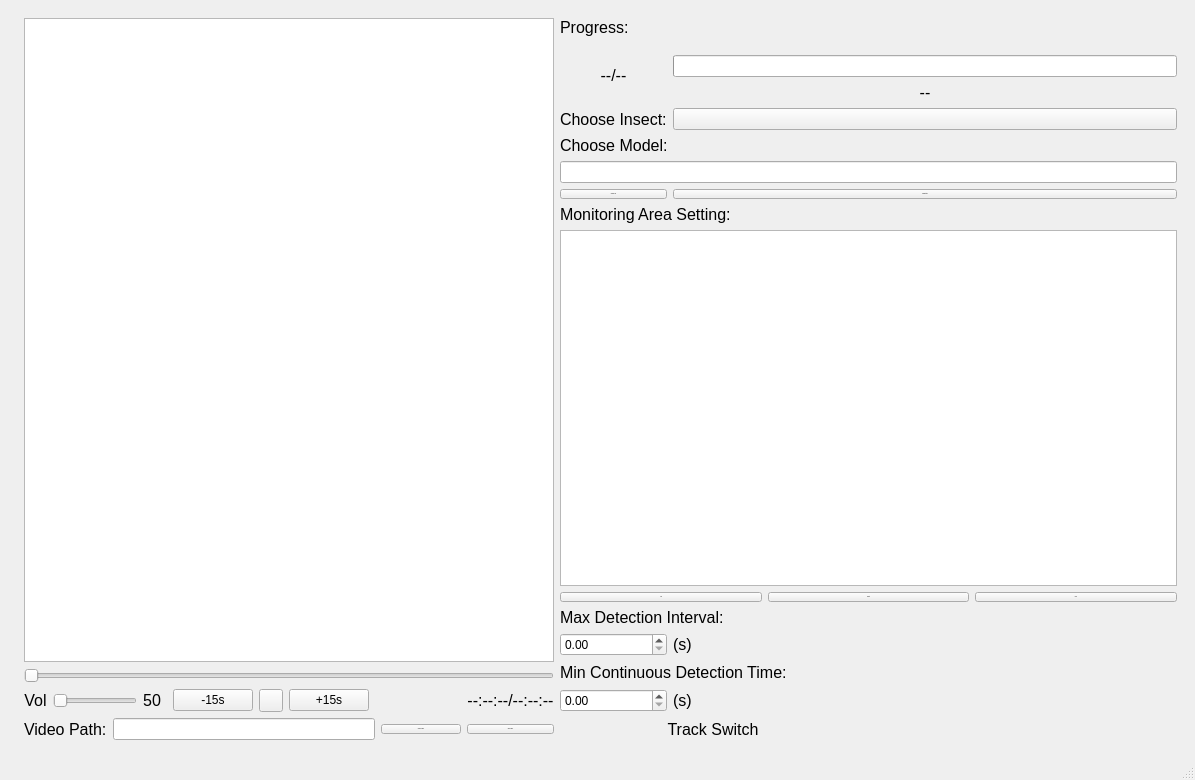
<?xml version="1.0" encoding="UTF-8"?>
<ui version="4.0">
 <class>MainWindow</class>
 <widget class="QMainWindow" name="MainWindow">
  <property name="geometry">
   <rect>
    <x>0</x>
    <y>0</y>
    <width>1195</width>
    <height>780</height>
   </rect>
  </property>
  <property name="windowTitle">
   <string>MainWindow</string>
  </property>
  <widget class="QWidget" name="centralwidget">
   <layout class="QGridLayout" name="gridLayout">
    <item row="0" column="0">
     <layout class="QHBoxLayout" name="horizontalLayout">
      <item>
       <widget class="NavigationInterface" name="NavigationInterface"/>
      </item>
      <item>
       <widget class="QStackedWidget" name="stackedWidget">
        <property name="currentIndex">
         <number>1</number>
        </property>
        <widget class="QWidget" name="page_1">
         <layout class="QGridLayout" name="gridLayout_4">
          <item row="0" column="0" rowspan="10" colspan="5">
           <widget class="MyLabel" name="cameraLabel">
            <property name="font">
             <font>
              <family>Times New Roman</family>
              <pointsize>15</pointsize>
             </font>
            </property>
            <property name="layoutDirection">
             <enum>Qt::LeftToRight</enum>
            </property>
            <property name="text">
             <string>Camera</string>
            </property>
            <property name="alignment">
             <set>Qt::AlignCenter</set>
            </property>
           </widget>
          </item>
          <item row="7" column="8">
           <widget class="QLabel" name="s1Label_2">
            <property name="font">
             <font>
              <family>Segoe UI</family>
              <pointsize>12</pointsize>
             </font>
            </property>
            <property name="text">
             <string>(s)</string>
            </property>
            <property name="alignment">
             <set>Qt::AlignLeading|Qt::AlignLeft|Qt::AlignVCenter</set>
            </property>
           </widget>
          </item>
          <item row="9" column="8">
           <widget class="QLabel" name="s2Label_2">
            <property name="font">
             <font>
              <family>Segoe UI</family>
              <pointsize>12</pointsize>
             </font>
            </property>
            <property name="text">
             <string>(s)</string>
            </property>
            <property name="alignment">
             <set>Qt::AlignLeading|Qt::AlignLeft|Qt::AlignVCenter</set>
            </property>
           </widget>
          </item>
          <item row="10" column="0">
           <widget class="QLabel" name="modelChooseLabel">
            <property name="font">
             <font>
              <family>Segoe UI</family>
              <pointsize>12</pointsize>
             </font>
            </property>
            <property name="text">
             <string>Choose model:</string>
            </property>
            <property name="alignment">
             <set>Qt::AlignLeading|Qt::AlignLeft|Qt::AlignVCenter</set>
            </property>
           </widget>
          </item>
          <item row="10" column="1" colspan="2">
           <widget class="LineEdit" name="modelLineEdit"/>
          </item>
          <item row="10" column="3">
           <widget class="PushButton" name="modelPathButton">
            <property name="font">
             <font>
              <family>Segoe UI</family>
              <pointsize>-1</pointsize>
              <weight>50</weight>
              <italic>false</italic>
              <bold>false</bold>
             </font>
            </property>
            <property name="text">
             <string>Choose File</string>
            </property>
           </widget>
          </item>
          <item row="10" column="4">
           <widget class="PushButton" name="modelDefaultPathButton">
            <property name="font">
             <font>
              <family>Segoe UI</family>
              <pointsize>-1</pointsize>
              <weight>50</weight>
              <italic>false</italic>
              <bold>false</bold>
             </font>
            </property>
            <property name="text">
             <string>Default Path</string>
            </property>
           </widget>
          </item>
          <item row="11" column="4">
           <widget class="PushButton" name="videoSavePathButton">
            <property name="font">
             <font>
              <family>Segoe UI</family>
              <pointsize>-1</pointsize>
              <weight>50</weight>
              <italic>false</italic>
              <bold>false</bold>
             </font>
            </property>
            <property name="text">
             <string>Choose Path</string>
            </property>
           </widget>
          </item>
          <item row="5" column="7" colspan="2">
           <layout class="QHBoxLayout" name="horizontalLayout_3">
            <item>
             <widget class="PushButton" name="addAreaButton">
              <property name="font">
               <font>
                <family>Segoe UI</family>
                <pointsize>-1</pointsize>
                <weight>50</weight>
                <italic>false</italic>
                <bold>false</bold>
               </font>
              </property>
              <property name="text">
               <string>Add</string>
              </property>
             </widget>
            </item>
            <item>
             <widget class="PushButton" name="deleteAreaButton">
              <property name="font">
               <font>
                <family>Segoe UI</family>
                <pointsize>-1</pointsize>
                <weight>50</weight>
                <italic>false</italic>
                <bold>false</bold>
               </font>
              </property>
              <property name="text">
               <string>Delete</string>
              </property>
             </widget>
            </item>
            <item>
             <widget class="PushButton" name="showAreaButton">
              <property name="font">
               <font>
                <family>Segoe UI</family>
                <pointsize>-1</pointsize>
                <weight>50</weight>
                <italic>false</italic>
                <bold>false</bold>
               </font>
              </property>
              <property name="text">
               <string>Hide</string>
              </property>
             </widget>
            </item>
           </layout>
          </item>
          <item row="10" column="7" rowspan="2" colspan="2">
           <layout class="QGridLayout" name="gridLayout_2">
            <item row="0" column="0">
             <widget class="QLabel" name="trackSwitchLabel">
              <property name="font">
               <font>
                <family>Segoe UI</family>
                <pointsize>12</pointsize>
               </font>
              </property>
              <property name="text">
               <string>Track Switch</string>
              </property>
              <property name="alignment">
               <set>Qt::AlignCenter</set>
              </property>
             </widget>
            </item>
            <item row="0" column="1">
             <widget class="SwitchButton" name="trackSwitchButton"/>
            </item>
            <item row="1" column="0">
             <widget class="QLabel" name="saveSwitchLabel">
              <property name="font">
               <font>
                <family>Segoe UI</family>
                <pointsize>12</pointsize>
               </font>
              </property>
              <property name="text">
               <string>Save Video</string>
              </property>
              <property name="alignment">
               <set>Qt::AlignCenter</set>
              </property>
             </widget>
            </item>
            <item row="1" column="1">
             <widget class="SwitchButton" name="saveSwitchButton"/>
            </item>
           </layout>
          </item>
          <item row="9" column="7">
           <widget class="DoubleSpinBox" name="minCameraSpinBox"/>
          </item>
          <item row="7" column="7">
           <widget class="DoubleSpinBox" name="maxCameraSpinBox"/>
          </item>
          <item row="4" column="7" colspan="2">
           <widget class="TableWidget" name="areaTableWidget"/>
          </item>
          <item row="1" column="8">
           <widget class="PushButton" name="cameraOpenButton">
            <property name="font">
             <font>
              <family>Segoe UI</family>
              <pointsize>-1</pointsize>
              <weight>50</weight>
              <italic>false</italic>
              <bold>false</bold>
             </font>
            </property>
            <property name="text">
             <string>Open Camera</string>
            </property>
           </widget>
          </item>
          <item row="2" column="8">
           <widget class="ComboBox" name="insectChooseBox"/>
          </item>
          <item row="0" column="7" colspan="2">
           <widget class="QLabel" name="cameraChooseLabel">
            <property name="font">
             <font>
              <family>Segoe UI</family>
              <pointsize>12</pointsize>
             </font>
            </property>
            <property name="text">
             <string>Choose Camera:</string>
            </property>
            <property name="alignment">
             <set>Qt::AlignLeading|Qt::AlignLeft|Qt::AlignVCenter</set>
            </property>
           </widget>
          </item>
          <item row="1" column="7">
           <widget class="ComboBox" name="cameraChooseBox"/>
          </item>
          <item row="2" column="7">
           <widget class="QLabel" name="insectChooseLabel">
            <property name="font">
             <font>
              <family>Segoe UI</family>
              <pointsize>12</pointsize>
             </font>
            </property>
            <property name="text">
             <string>Choose Insect:</string>
            </property>
            <property name="alignment">
             <set>Qt::AlignLeading|Qt::AlignLeft|Qt::AlignVCenter</set>
            </property>
           </widget>
          </item>
          <item row="3" column="7" colspan="2">
           <widget class="QLabel" name="areaSettingLabel">
            <property name="font">
             <font>
              <family>Segoe UI</family>
              <pointsize>12</pointsize>
             </font>
            </property>
            <property name="text">
             <string>Monitoring Area Setting:</string>
            </property>
            <property name="alignment">
             <set>Qt::AlignLeading|Qt::AlignLeft|Qt::AlignVCenter</set>
            </property>
           </widget>
          </item>
          <item row="6" column="7" colspan="2">
           <widget class="QLabel" name="minThresholdLabel_2">
            <property name="font">
             <font>
              <family>Segoe UI</family>
              <pointsize>12</pointsize>
             </font>
            </property>
            <property name="text">
             <string>Max Detection Interval:</string>
            </property>
            <property name="alignment">
             <set>Qt::AlignLeading|Qt::AlignLeft|Qt::AlignVCenter</set>
            </property>
           </widget>
          </item>
          <item row="8" column="7" colspan="2">
           <widget class="QLabel" name="maxThresholdLabel_2">
            <property name="font">
             <font>
              <family>Segoe UI</family>
              <pointsize>12</pointsize>
             </font>
            </property>
            <property name="text">
             <string>Min Continuous Detection Time:</string>
            </property>
            <property name="alignment">
             <set>Qt::AlignLeading|Qt::AlignLeft|Qt::AlignVCenter</set>
            </property>
           </widget>
          </item>
          <item row="11" column="0">
           <widget class="QLabel" name="videoSaveLabel">
            <property name="font">
             <font>
              <family>Segoe UI</family>
              <pointsize>12</pointsize>
             </font>
            </property>
            <property name="text">
             <string>Video Save Path:</string>
            </property>
            <property name="alignment">
             <set>Qt::AlignLeading|Qt::AlignLeft|Qt::AlignVCenter</set>
            </property>
           </widget>
          </item>
          <item row="11" column="1" colspan="3">
           <widget class="LineEdit" name="videoSaveLineEdit"/>
          </item>
         </layout>
        </widget>
        <widget class="QWidget" name="page_3">
         <layout class="QGridLayout" name="gridLayout_6">
          <item row="17" column="1" colspan="6">
           <widget class="LineEdit" name="videoChoosePathEdit"/>
          </item>
          <item row="16" column="11">
           <widget class="QLabel" name="s2Label">
            <property name="font">
             <font>
              <family>Segoe UI</family>
              <pointsize>12</pointsize>
             </font>
            </property>
            <property name="text">
             <string>(s)</string>
            </property>
            <property name="alignment">
             <set>Qt::AlignLeading|Qt::AlignLeft|Qt::AlignVCenter</set>
            </property>
           </widget>
          </item>
          <item row="7" column="9" colspan="3">
           <widget class="LineEdit" name="videoModelLineEdit"/>
          </item>
          <item row="8" column="11">
           <widget class="PushButton" name="videoModelDefaultPathButton">
            <property name="font">
             <font>
              <family>Segoe UI</family>
              <pointsize>-1</pointsize>
              <weight>50</weight>
              <italic>false</italic>
              <bold>false</bold>
             </font>
            </property>
            <property name="text">
             <string>Default Path</string>
            </property>
           </widget>
          </item>
          <item row="16" column="8">
           <widget class="QLabel" name="videoTimeLabel">
            <property name="font">
             <font>
              <family>Segoe UI</family>
              <pointsize>12</pointsize>
             </font>
            </property>
            <property name="text">
             <string>--:--:--/--:--:--</string>
            </property>
            <property name="alignment">
             <set>Qt::AlignCenter</set>
            </property>
           </widget>
          </item>
          <item row="5" column="11">
           <widget class="ComboBox" name="videoInsectChooseBox"/>
          </item>
          <item row="16" column="3">
           <widget class="PushButton" name="backButton">
            <property name="text">
             <string>-15s</string>
            </property>
           </widget>
          </item>
          <item row="15" column="0" colspan="9">
           <widget class="Slider" name="videoSlider">
            <property name="orientation">
             <enum>Qt::Horizontal</enum>
            </property>
           </widget>
          </item>
          <item row="2" column="9" rowspan="3" colspan="2">
           <widget class="QLabel" name="trackProgressLabel">
            <property name="font">
             <font>
              <family>Segoe UI</family>
              <pointsize>12</pointsize>
             </font>
            </property>
            <property name="text">
             <string>--/--</string>
            </property>
            <property name="alignment">
             <set>Qt::AlignCenter</set>
            </property>
           </widget>
          </item>
          <item row="8" column="9" colspan="2">
           <widget class="PushButton" name="videoModelPathButton">
            <property name="font">
             <font>
              <family>Segoe UI</family>
              <pointsize>-1</pointsize>
              <weight>50</weight>
              <italic>false</italic>
              <bold>false</bold>
             </font>
            </property>
            <property name="text">
             <string>Choose File</string>
            </property>
           </widget>
          </item>
          <item row="13" column="9" colspan="2">
           <widget class="DoubleSpinBox" name="maxSpinBox"/>
          </item>
          <item row="17" column="9" colspan="3">
           <layout class="QGridLayout" name="gridLayout_3">
            <item row="0" column="0">
             <widget class="QLabel" name="videoTrackSwitchLabel">
              <property name="font">
               <font>
                <family>Segoe UI</family>
                <pointsize>12</pointsize>
               </font>
              </property>
              <property name="text">
               <string>Track Switch</string>
              </property>
              <property name="alignment">
               <set>Qt::AlignCenter</set>
              </property>
             </widget>
            </item>
            <item row="0" column="1">
             <widget class="SwitchButton" name="videoTrackSwitchButton"/>
            </item>
           </layout>
          </item>
          <item row="13" column="11">
           <widget class="QLabel" name="s1Label">
            <property name="font">
             <font>
              <family>Segoe UI</family>
              <pointsize>12</pointsize>
             </font>
            </property>
            <property name="text">
             <string>(s)</string>
            </property>
            <property name="alignment">
             <set>Qt::AlignLeading|Qt::AlignLeft|Qt::AlignVCenter</set>
            </property>
           </widget>
          </item>
          <item row="16" column="5">
           <widget class="PushButton" name="advanceButton">
            <property name="text">
             <string>+15s</string>
            </property>
           </widget>
          </item>
          <item row="17" column="7">
           <widget class="PushButton" name="videoChooseButton">
            <property name="font">
             <font>
              <family>Segoe UI</family>
              <pointsize>-1</pointsize>
              <weight>50</weight>
              <italic>false</italic>
              <bold>false</bold>
             </font>
            </property>
            <property name="text">
             <string>Choose Video</string>
            </property>
           </widget>
          </item>
          <item row="4" column="11">
           <widget class="QLabel" name="displayProgressLabel">
            <property name="font">
             <font>
              <family>Segoe UI</family>
              <pointsize>12</pointsize>
             </font>
            </property>
            <property name="text">
             <string>--</string>
            </property>
            <property name="alignment">
             <set>Qt::AlignCenter</set>
            </property>
           </widget>
          </item>
          <item row="12" column="9" colspan="3">
           <widget class="QLabel" name="minThresholdLabel">
            <property name="font">
             <font>
              <family>Segoe UI</family>
              <pointsize>12</pointsize>
             </font>
            </property>
            <property name="text">
             <string>Max Detection Interval:</string>
            </property>
            <property name="alignment">
             <set>Qt::AlignLeading|Qt::AlignLeft|Qt::AlignVCenter</set>
            </property>
           </widget>
          </item>
          <item row="16" column="9" colspan="2">
           <widget class="DoubleSpinBox" name="minSpinBox"/>
          </item>
          <item row="0" column="0" rowspan="15" colspan="9">
           <widget class="QGraphicsView" name="graphicsView"/>
          </item>
          <item row="11" column="9" colspan="3">
           <layout class="QGridLayout" name="gridLayout_5">
            <item row="0" column="0">
             <widget class="PushButton" name="addVideoAreaButton">
              <property name="font">
               <font>
                <family>Segoe UI</family>
                <pointsize>-1</pointsize>
                <weight>50</weight>
                <italic>false</italic>
                <bold>false</bold>
               </font>
              </property>
              <property name="text">
               <string>Add</string>
              </property>
             </widget>
            </item>
            <item row="0" column="1">
             <widget class="PushButton" name="deleteVideoAreaButton">
              <property name="font">
               <font>
                <family>Segoe UI</family>
                <pointsize>-1</pointsize>
                <weight>50</weight>
                <italic>false</italic>
                <bold>false</bold>
               </font>
              </property>
              <property name="text">
               <string>Delete</string>
              </property>
             </widget>
            </item>
            <item row="0" column="2">
             <widget class="PushButton" name="showVideoAreaButton">
              <property name="font">
               <font>
                <family>Segoe UI</family>
                <pointsize>-1</pointsize>
                <weight>50</weight>
                <italic>false</italic>
                <bold>false</bold>
               </font>
              </property>
              <property name="text">
               <string>Hide</string>
              </property>
             </widget>
            </item>
           </layout>
          </item>
          <item row="17" column="8">
           <widget class="PushButton" name="videoOpenButton">
            <property name="font">
             <font>
              <family>Segoe UI</family>
              <pointsize>-1</pointsize>
              <weight>50</weight>
              <italic>false</italic>
              <bold>false</bold>
             </font>
            </property>
            <property name="text">
             <string>Open Video</string>
            </property>
           </widget>
          </item>
          <item row="16" column="0" colspan="2">
           <layout class="QHBoxLayout" name="horizontalLayout_2">
            <item>
             <widget class="QLabel" name="volumeLabel">
              <property name="font">
               <font>
                <family>Segoe UI</family>
                <pointsize>12</pointsize>
               </font>
              </property>
              <property name="text">
               <string>Vol</string>
              </property>
              <property name="alignment">
               <set>Qt::AlignCenter</set>
              </property>
             </widget>
            </item>
            <item>
             <widget class="Slider" name="volumeSlider">
              <property name="orientation">
               <enum>Qt::Horizontal</enum>
              </property>
             </widget>
            </item>
            <item>
             <widget class="QLabel" name="volumeNumLabel">
              <property name="font">
               <font>
                <family>Segoe UI</family>
                <pointsize>12</pointsize>
               </font>
              </property>
              <property name="text">
               <string>50</string>
              </property>
              <property name="alignment">
               <set>Qt::AlignCenter</set>
              </property>
             </widget>
            </item>
           </layout>
          </item>
          <item row="0" column="9" colspan="3">
           <widget class="QLabel" name="trackTitleLabel">
            <property name="font">
             <font>
              <family>Segoe UI</family>
              <pointsize>12</pointsize>
             </font>
            </property>
            <property name="text">
             <string>Progress:</string>
            </property>
            <property name="alignment">
             <set>Qt::AlignLeading|Qt::AlignLeft|Qt::AlignVCenter</set>
            </property>
           </widget>
          </item>
          <item row="16" column="4">
           <widget class="ToolButton" name="videoControlButton"/>
          </item>
          <item row="17" column="0">
           <widget class="QLabel" name="videoChooseLabel">
            <property name="font">
             <font>
              <family>Segoe UI</family>
              <pointsize>12</pointsize>
             </font>
            </property>
            <property name="text">
             <string>Video Path:</string>
            </property>
            <property name="alignment">
             <set>Qt::AlignLeading|Qt::AlignLeft|Qt::AlignVCenter</set>
            </property>
           </widget>
          </item>
          <item row="9" column="9" colspan="3">
           <widget class="QLabel" name="areaVideoSettingLabel">
            <property name="font">
             <font>
              <family>Segoe UI</family>
              <pointsize>12</pointsize>
             </font>
            </property>
            <property name="text">
             <string>Monitoring Area Setting:</string>
            </property>
            <property name="alignment">
             <set>Qt::AlignLeading|Qt::AlignLeft|Qt::AlignVCenter</set>
            </property>
           </widget>
          </item>
          <item row="6" column="9" colspan="3">
           <widget class="QLabel" name="videoModelChooseLabel">
            <property name="font">
             <font>
              <family>Segoe UI</family>
              <pointsize>12</pointsize>
             </font>
            </property>
            <property name="text">
             <string>Choose Model:</string>
            </property>
            <property name="alignment">
             <set>Qt::AlignLeading|Qt::AlignLeft|Qt::AlignVCenter</set>
            </property>
           </widget>
          </item>
          <item row="10" column="9" colspan="3">
           <widget class="TableWidget" name="areaVideoTableWidget"/>
          </item>
          <item row="14" column="9" rowspan="2" colspan="3">
           <widget class="QLabel" name="maxThresholdLabel">
            <property name="font">
             <font>
              <family>Segoe UI</family>
              <pointsize>12</pointsize>
             </font>
            </property>
            <property name="text">
             <string>Min Continuous Detection Time:</string>
            </property>
            <property name="alignment">
             <set>Qt::AlignLeading|Qt::AlignLeft|Qt::AlignVCenter</set>
            </property>
           </widget>
          </item>
          <item row="5" column="9" colspan="2">
           <widget class="QLabel" name="videoInsectChooseLabel">
            <property name="font">
             <font>
              <family>Segoe UI</family>
              <pointsize>12</pointsize>
             </font>
            </property>
            <property name="text">
             <string>Choose Insect:</string>
            </property>
            <property name="alignment">
             <set>Qt::AlignLeading|Qt::AlignLeft|Qt::AlignVCenter</set>
            </property>
           </widget>
          </item>
          <item row="3" column="11">
           <widget class="ProgressRing" name="trackProgressRing"/>
          </item>
         </layout>
         <zorder>videoChooseLabel</zorder>
         <zorder>videoChoosePathEdit</zorder>
         <zorder>videoSlider</zorder>
         <zorder>videoInsectChooseBox</zorder>
         <zorder>videoModelDefaultPathButton</zorder>
         <zorder>videoModelChooseLabel</zorder>
         <zorder>videoModelLineEdit</zorder>
         <zorder>trackTitleLabel</zorder>
         <zorder>graphicsView</zorder>
         <zorder>areaVideoSettingLabel</zorder>
         <zorder>areaVideoTableWidget</zorder>
         <zorder>maxThresholdLabel</zorder>
         <zorder>s1Label</zorder>
         <zorder>s2Label</zorder>
         <zorder>maxSpinBox</zorder>
         <zorder>minSpinBox</zorder>
         <zorder>minThresholdLabel</zorder>
         <zorder>videoInsectChooseLabel</zorder>
         <zorder></zorder>
         <zorder></zorder>
         <zorder>videoTimeLabel</zorder>
         <zorder>videoOpenButton</zorder>
         <zorder>videoChooseButton</zorder>
         <zorder>advanceButton</zorder>
         <zorder>videoControlButton</zorder>
         <zorder>backButton</zorder>
         <zorder>videoModelPathButton</zorder>
         <zorder>trackProgressLabel</zorder>
         <zorder>displayProgressLabel</zorder>
         <zorder>trackProgressRing</zorder>
        </widget>
       </widget>
      </item>
     </layout>
    </item>
   </layout>
  </widget>
  <widget class="QMenuBar" name="menubar">
   <property name="geometry">
    <rect>
     <x>0</x>
     <y>0</y>
     <width>1195</width>
     <height>23</height>
    </rect>
   </property>
  </widget>
  <widget class="QStatusBar" name="statusbar"/>
 </widget>
 <customwidgets>
  <customwidget>
   <class>ComboBox</class>
   <extends>QPushButton</extends>
   <header>qfluentwidgets</header>
  </customwidget>
  <customwidget>
   <class>PushButton</class>
   <extends>QPushButton</extends>
   <header>qfluentwidgets</header>
  </customwidget>
  <customwidget>
   <class>ToolButton</class>
   <extends>QToolButton</extends>
   <header>qfluentwidgets</header>
  </customwidget>
  <customwidget>
   <class>SwitchButton</class>
   <extends>QWidget</extends>
   <header>qfluentwidgets</header>
  </customwidget>
  <customwidget>
   <class>Slider</class>
   <extends>QSlider</extends>
   <header>qfluentwidgets</header>
  </customwidget>
  <customwidget>
   <class>NavigationInterface</class>
   <extends>QWidget</extends>
   <header>qfluentwidgets</header>
  </customwidget>
  <customwidget>
   <class>ProgressBar</class>
   <extends>QProgressBar</extends>
   <header>qfluentwidgets</header>
  </customwidget>
  <customwidget>
   <class>ProgressRing</class>
   <extends>ProgressBar</extends>
   <header>qfluentwidgets</header>
  </customwidget>
  <customwidget>
   <class>LineEdit</class>
   <extends>QLineEdit</extends>
   <header>qfluentwidgets</header>
  </customwidget>
  <customwidget>
   <class>DoubleSpinBox</class>
   <extends>QDoubleSpinBox</extends>
   <header>qfluentwidgets</header>
  </customwidget>
  <customwidget>
   <class>TableWidget</class>
   <extends>QTableWidget</extends>
   <header>qfluentwidgets</header>
  </customwidget>
  <customwidget>
   <class>MyLabel</class>
   <extends>QLabel</extends>
   <header>count</header>
  </customwidget>
 </customwidgets>
 <resources/>
 <connections/>
</ui>
